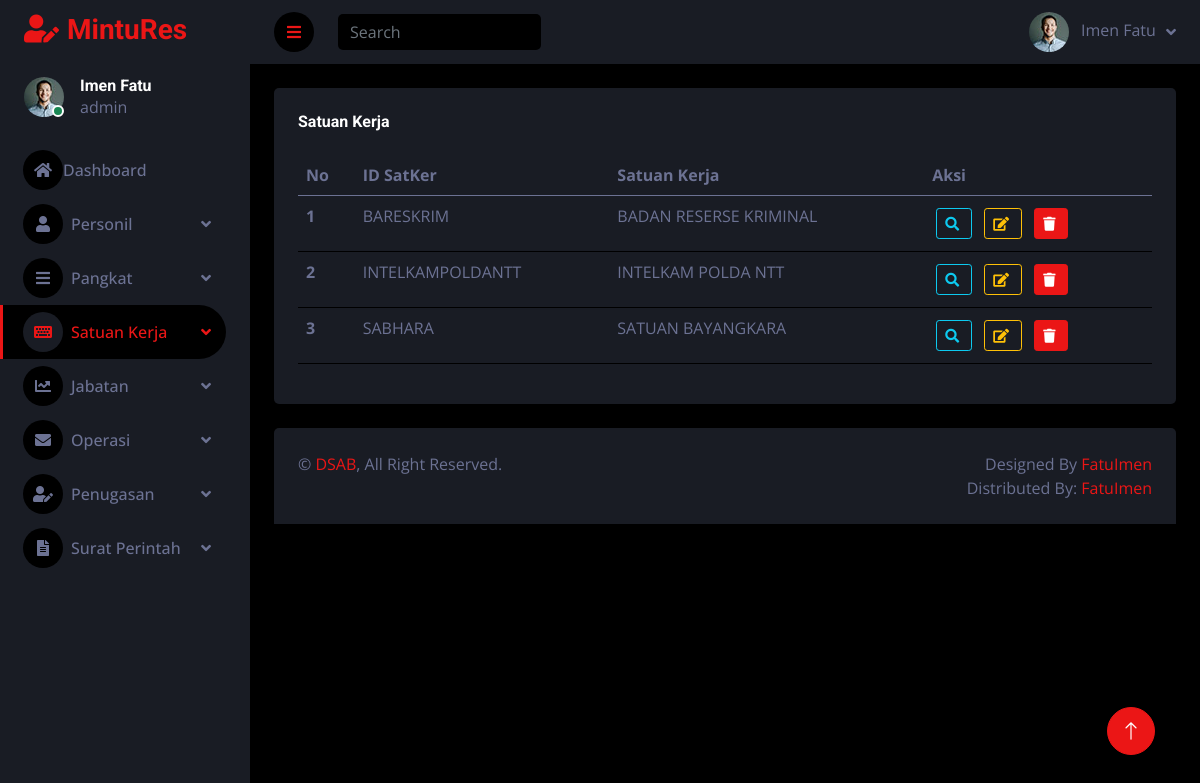
The page /satker.php (signed in) on the database its author committed.
### tables this page shows
CREATE TABLE `satker` (
  `id_satker` varchar(50) NOT NULL,
  `nama_satker` varchar(100) NOT NULL
);

### satker.php (the view, shortened to what this page needs)
<?php
include "config.php";
?>
<!DOCTYPE html>
<html lang="en">
<head>
    <link href="https://cdnjs.cloudflare.com/ajax/libs/font-awesome/5.10.0/css/all.min.css" rel="stylesheet">
    <link href="https://cdn.jsdelivr.net/npm/bootstrap-icons@1.4.1/font/bootstrap-icons.css" rel="stylesheet">
    <link href="lib/owlcarousel/assets/owl.carousel.min.css" rel="stylesheet">
    <link href="lib/tempusdominus/css/tempusdominus-bootstrap-4.min.css" rel="stylesheet" />
    <link href="css/bootstrap.min.css" rel="stylesheet">
    <link href="css/style.css" rel="stylesheet">
</head>
<body>
    <div class="container-fluid position-relative d-flex p-0">
        <div class="sidebar pe-4 pb-3">
            <nav class="navbar bg-secondary navbar-dark">
                <a href="index.php" class="navbar-brand mx-4 mb-3">
                    <h3 class="text-primary"><i class="fa fa-user-edit me-2"></i>MintuRes</h3>
                </a>
                <div class="d-flex align-items-center ms-4 mb-4">
                    <div class="position-relative">
                        <img class="rounded-circle" src="img/user.jpg" alt="" style="width: 40px; height: 40px;">
                        <div class="bg-success rounded-circle border border-2 border-white position-absolute end-0 bottom-0 p-1"></div>
                    </div>
                    <div class="ms-3">
                        <h6 class="mb-0"><?= $_SESSION['nama_lengkap']; ?></h6>
                        <span><?= $_SESSION['level']; ?></span>
                    </div>
                </div>
                <?php if ($_SESSION['level'] == 'admin') { ?>
                <div class="navbar-nav w-100">
                    <a href="index.php" class="nav-item nav-link"><i class="fa fa-home"></i>Dashboard</a>
                    <div class="nav-item dropdown">
                        <a href="#" class="nav-link dropdown-toggle" data-bs-toggle="dropdown"><i class="fa fa-user me-2"></i>Personil</a>
                    </div>
                    <div class="nav-item dropdown">
                        <a href="#" class="nav-link dropdown-toggle" data-bs-toggle="dropdown"><i class="fa fa-bars me-2"></i>Pangkat</a>
                    </div>
                    <div class="nav-item dropdown">
                        <a href="#" class="nav-link dropdown-toggle active" data-bs-toggle="dropdown"><i class="fa fa-keyboard me-2"></i>Satuan Kerja</a>
                    </div>
                    <div class="nav-item dropdown">
                        <a href="#" class="nav-link dropdown-toggle" data-bs-toggle="dropdown"><i class="fa fa-chart-line me-2"></i>Jabatan</a>
                    </div>
                    <div class="nav-item dropdown">
                        <a href="#" class="nav-link dropdown-toggle" data-bs-toggle="dropdown"><i class="fa fa-envelope me-2"></i>Operasi</a>
                    </div>
                    <div class="nav-item dropdown">
                        <a href="#" class="nav-link dropdown-toggle" data-bs-toggle="dropdown"><i class="fa fa-user-edit me-2"></i>Penugasan</a>
                    </div>
                    <div class="nav-item dropdown">
                        <a href="#" class="nav-link dropdown-toggle" data-bs-toggle="dropdown"><i class="fa fa-file-alt me-2"></i>Surat Perintah</a>
                    </div>
                </div>
                <?php } ?>
            </nav>
        </div>
        <div class="content">
            <nav class="navbar navbar-expand bg-secondary navbar-dark sticky-top px-4 py-0">
                <a href="#" class="sidebar-toggler flex-shrink-0">
                    <i class="fa fa-bars"></i>
                </a>
                <form class="d-none d-md-flex ms-4">
                    <input class="form-control bg-dark border-0" type="search" placeholder="Search">
                </form>
                <div class="navbar-nav align-items-center ms-auto">
                    <div class="nav-item dropdown">
                        <a href="#" class="nav-link dropdown-toggle" data-bs-toggle="dropdown">
                            <img class="rounded-circle me-lg-2" src="img/user.jpg" alt="" style="width: 40px; height: 40px;">
                            <span class="d-none d-lg-inline-flex"><?= $_SESSION['nama_lengkap']; ?></span>
                        </a>
                    </div>
                </div>
            </nav>
     <div class="container-fluid pt-4 px-4">
                <div class="row g-4">
                    <div class="col-12">
                        <div class="bg-secondary rounded h-100 p-4">
                            <h6 class="mb-4">Satuan Kerja</h6>
                            <div class="table-responsive">
                                <table class="table">
                                    <thead>
                                        <tr>
                                            <th scope="col">No</th>
                                            <th scope="col">ID SatKer</th>
                                            <th scope="col">Satuan Kerja</th>
                                            <th scope="col">Aksi</th>
                                        </tr>
                                    </thead>
                                    <tbody>
                                        <?php
                                                $urutan = 0;
                                                $query = mysqli_query($koneksi,"SELECT * FROM satker");
                                                while($data=mysqli_fetch_array($query))
                                                    {
                                                $urutan++;
                                                ?>
                                        <tr>
                                            <th scope="row"><?php echo $urutan; ?></th>
                                            <td ><?php echo $data['id_satker'];?></td>
                                            <td ><?php echo $data['nama_satker'];?></td>
                                            <td>
                                            <a class="btn btn-sm btn-outline-info m-1"><i class="fa fa-search me-1"></i></a>
                                            <a class="btn btn-sm btn-outline-warning m-1" href="edit_satker.php?id_satker=<?php echo $data['id_satker']; ?>"><i class="fa fa-edit me-1"></i></a>
                                            <a class="btn btn-sm btn-primary m-1" href="hapus/hps_satker.php?id_satker=<?php echo $data['id_satker'];?>"><i class="fa fa-trash me-1"></i></a>
                                        </tr>
                                          <?php
                                            }
                                        ?>
                                    </tbody>
                                </table>
                            </div>
                        </div>
                    </div>
                </div>
            </div>
            <div class="container-fluid pt-4 px-4">
                <div class="bg-secondary rounded-top p-4">
                    <div class="row">
                        <div class="col-12 col-sm-6 text-center text-sm-start">
                            &copy; <a href="#">DSAB</a>, All Right Reserved.
                        </div>
                        <div class="col-12 col-sm-6 text-center text-sm-end">
                            Designed By <a href="#">FatuImen</a>
                            <br>Distributed By: <a href="#" target="_blank">FatuImen</a>
                        </div>
                    </div>
                </div>
            </div>
        </div>
        <a href="#" class="btn btn-lg btn-primary btn-lg-square back-to-top"><i class="bi bi-arrow-up"></i></a>
    </div>
</body>
</html>

### css/style.css (style rules this page uses)
:root { --primary: #EB1616; --secondary: #191C24; --light: #6C7293; --dark: #000000; }
.back-to-top { position: fixed; display: none; right: 45px; bottom: 45px; z-index: 99; }
.btn { transition: .5s; }
.btn-lg-square { width: 48px; height: 48px; }
.btn-square, .btn-sm-square, .btn-lg-square { padding: 0; display: inline-flex; align-items: center; justify-content: center; font-weight: normal; border-radius: 50px; }
.sidebar { position: fixed; top: 0; left: 0; bottom: 0; width: 250px; height: 100vh; overflow-y: auto; background: var(--secondary); transition: 0.5s; z-index: 999; }
.content { margin-left: 250px; min-height: 100vh; background: var(--dark); transition: 0.5s; }
@media (min-width: 992px) { .sidebar { margin-left: 0; } }
@media (min-width: 992px) { .content { width: calc(100% - 250px); } }
.sidebar .navbar .navbar-nav .nav-link { padding: 7px 20px; color: var(--light); font-weight: 500; border-left: 3px solid var(--secondary); border-radius: 0 30px 30px 0; outline: none; }
.sidebar .navbar .navbar-nav .nav-link:hover, .sidebar .navbar .navbar-nav .nav-link.active { color: var(--primary); background: var(--dark); border-color: var(--primary); }
.sidebar .navbar .navbar-nav .nav-link i { width: 40px; height: 40px; display: inline-flex; align-items: center; justify-content: center; background: var(--dark); border-radius: 40px; }
.sidebar .navbar .navbar-nav .nav-link:hover i, .sidebar .navbar .navbar-nav .nav-link.active i { background: var(--secondary); }
.sidebar .navbar .dropdown-toggle::after { position: absolute; top: 15px; right: 15px; border: none; content: "\f107"; font-family: "Font Awesome 5 Free"; font-weight: 900; transition: .5s; }
.content .navbar .navbar-nav .nav-link { margin-left: 25px; padding: 12px 0; color: var(--light); outline: none; }
.content .navbar .sidebar-toggler, .content .navbar .navbar-nav .nav-link i { width: 40px; height: 40px; display: inline-flex; align-items: center; justify-content: center; background: var(--dark); border-radius: 40px; }
.content .navbar .dropdown-toggle::after { margin-left: 6px; vertical-align: middle; border: none; content: "\f107"; font-family: "Font Awesome 5 Free"; font-weight: 900; transition: .5s; }

### rows shown on the page
satker: id_satker "BARESKRIM", nama_satker "BADAN RESERSE KRIMINAL"
satker: id_satker "INTELKAMPOLDANTT", nama_satker "INTELKAM POLDA NTT"
satker: id_satker "SABHARA", nama_satker "SATUAN BAYANGKARA"

### other values the page prints
$_SESSION['nama_lengkap'] "Imen Fatu"
$_SESSION['level'] "admin"
